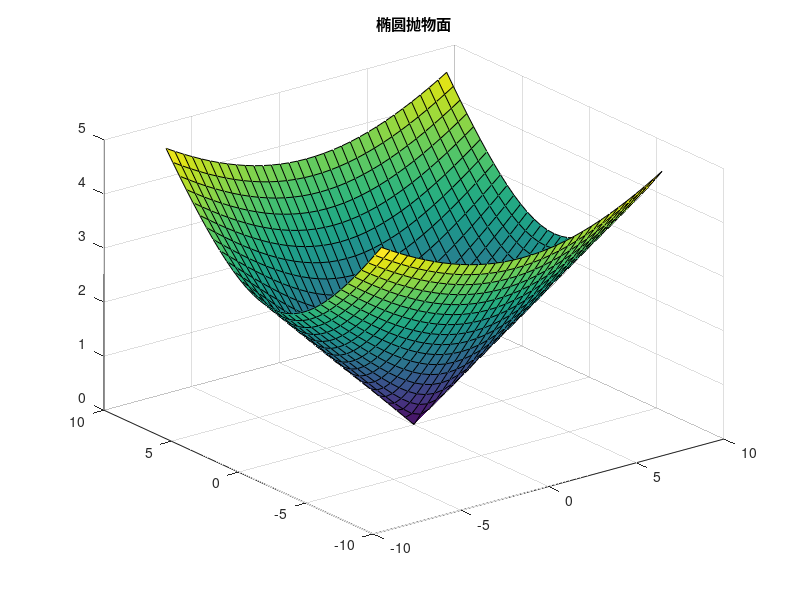

Write MATLAB code to recreate this figure.
x=-8:0.5:8;                               % x范围                     
y=-8:0.5:8;                               % y范围
[xx,yy]=meshgrid(x,y);                      %构成格点矩阵
p=1;
z=sqrt((xx.^2)./(2*p)+(yy.^2))./(2*p);
surf(xx,yy,z);title('椭圆抛物面');                  %子图1，绘制三维图形